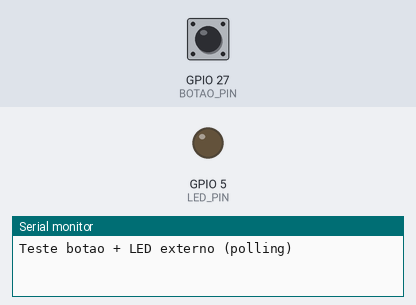
The sketch below on a simulated ESP32. On the bench: output pins drawn as LEDs (lit = HIGH), the last lines printed to the serial monitor. The inputs (shaded band) are chosen by the test bench; at power-on: GPIO 27 (BOTAO_PIN) HIGH.

Above: at 1.2 s.
1.3 s: GPIO 27 (BOTAO_PIN) pulled LOW for 0.15 s
At 1.38 s:
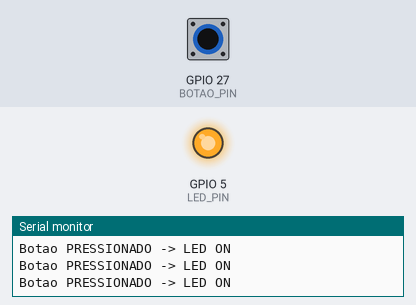
2.9 s: GPIO 27 (BOTAO_PIN) pulled LOW for 3.2 s
At 6.8 s:
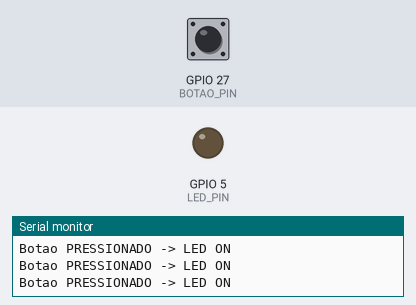
Timing chart, 0 to 8.3 s (numbered marks = the images above; inputs shaded):
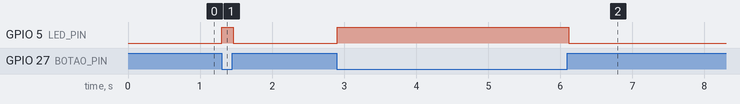

Measured:
- after the input at 1.3 s, GPIO 5 (LED_PIN): LOW → HIGH at once, → LOW 0.16 s later
- after the input at 2.9 s, GPIO 5 (LED_PIN): LOW → HIGH at once, → LOW 3.2 s later

The sketch:

teste_botao_led.ino
```cpp
// ============================================================
// ETAPA 2 - TESTE INDEPENDENTE DE HARDWARE  (Aula 06)
//
//   Objetivo: validar a montagem do botao externo em protoboard
//   acionando um LED externo, ANTES de implementar a interrupcao.
//
//   Este teste usa POLLING simples (le o botao no loop). Serve para
//   garantir que nao ha curtos nem conexoes frouxas. Registrar os
//   resultados intermediarios no relatorio (Etapa 2).
//
//   Montagem:
//     - Botao entre BOTAO_PIN e GND, usando pull-up interno
//       (em repouso = HIGH; pressionado = LOW)
//     - LED externo no LED_PIN, em serie com resistor de 220-330 ohm,
//       outro terminal no GND
// ============================================================

const int BOTAO_PIN = 27;   // botao -> GND (com INPUT_PULLUP)
const int LED_PIN   = 5;    // LED externo + resistor limitador

void setup(){
  Serial.begin(115200);
  pinMode(BOTAO_PIN, INPUT_PULLUP);
  pinMode(LED_PIN, OUTPUT);
  digitalWrite(LED_PIN, LOW);
  Serial.println("Teste botao + LED externo (polling)");
}

void loop(){
  // Com INPUT_PULLUP, o botao pressionado leva o pino a LOW.
  bool pressionado = (digitalRead(BOTAO_PIN) == LOW);

  if(pressionado){
    digitalWrite(LED_PIN, HIGH);   // botao pressionado -> LED acende
    Serial.println("Botao PRESSIONADO -> LED ON");
  } else {
    digitalWrite(LED_PIN, LOW);    // solto -> LED apaga
  }

  delay(20);   // pequena espera p/ suavizar leitura serial
}
```
